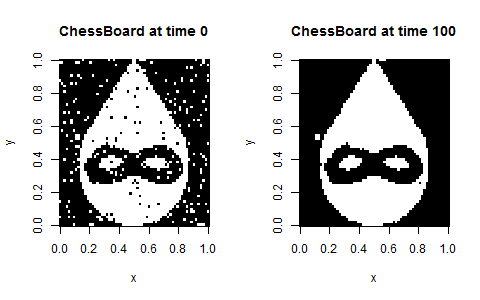

The script that saved this image:
rm(list=ls())
library(png)
file = readPNG("d.png")
pr=pixmapGrey(file,nrow=256/4,ncol=256/4,bbox=NULL, bbcent=FALSE, cellres=2)
nx=256/4;ny=256/4; ntot = nx* ny
chess=matrix(nr=nx,nc=ny,data=pr@grey)
chess=ifelse(chess>.9,1,0)
chess = t(chess)
noisy.chess=chess+rnorm(ntot,0,0.3)

image(seq(0,nx,l=nx),seq(0,ny,l=ny),chess,
      main="Chain at time 0",
      xlab="x",ylab="y",
      col=c(0,1))
#settings
beta=1
niter=100

#function neighbours
neighbours <- function(x,i,j){
  #Clockwise ordering. if 8 we start in north pixel.
  nx=length(x[,1]); ny=length(x[1,])
  if(i==1 && j==1) nbrs=c(x[1,2],x[2,2],x[2,1]) #left-down
  if(i==1 && j==ny) nbrs=c(x[2,ny],x[2,ny-1],x[1,ny-1])#left-up
  if(i==1 && j!=1 && j!=ny) nbrs=c(x[1,j+1],x[2,j+1]
                                   ,x[2,j],x[2,j-1],x[1,j-1]) #left border
  
  if(i==nx && j==1) nbrs=c(x[nx-1,1],x[nx-1,2],x[nx,2])#right-down
  if(i==nx && j==ny) nbrs=c(x[nx,ny-1],x[nx-1,ny-1],
                            x[nx-1,ny])#right-up
  if(i==nx && j!=1 && j!=ny) nbrs=c(x[nx,j-1],x[nx-1,j-1]
                                    ,x[nx-1,j],x[nx-1,j+1],x[nx,j+1])#right border
  
  if(j==1 && i!=1 && i!=nx) nbrs=c(x[i-1,1],x[i-1,2]
                                   ,x[i,2],x[i+1,2],x[i+1,1]) #down border
  
  if(j==ny && i!=1 && i!=nx) nbrs=c(x[i+1,ny],x[i+1,ny-1]
                                    ,x[i,ny-1],x[i-1,ny-1],x[i-1,ny]) #up border
  #inner point 8 neigbhours first is north and then clockwise
  if(i!=1 && i!=nx && j!=1 && j!=ny) nbrs=c(x[i,j+1],x[i+1,j+1]
                                            ,x[i+1,j],x[i+1,j-1],x[i,j-1],x[i-1,j-1],x[i-1,j],x[i-1,j+1])
  
  return(nbrs)  
}


#function Potts, normalised?!?!
prior <- function(x,i,j,beta){
  xneig=neighbours(x,i,j)
  nneig=length(xneig)
  match=0
  for(k in 1:nneig){match <-ifelse(xneig[k]==x[i,j],match+1,match)}
  c=(exp(beta*match)+exp(beta*(nneig-match)))
  sol=exp(beta*match)/c
  return(sol)
}


#sigma=0.5 # I just did that
x0 <- x <-noisy.chess
#we need a binary image to operate with prior. Lets do that
for(i in 1:nx){
  for(j in 1:ny){
    x[i,j] <- ifelse(x[i,j]>0.5,1,0)  
  }
}
var = (sd(x))^2
sigma = 0.5
#initializing things for the bucle
#z=matrix(nr=nx,nc=ny,)
mass=rep(0,niter)
mass[1]=sum(x)/ntot;
y=matrix(nx,ny,data=NA)
for(t in 2:niter){
  for(i in 1:nx){
    for(j in 1:ny){
      #we operate in each pixel every iteration
      #first we choose a candidate 1 or 0 with p=0.5
      #xcand=rbinom(1,1,prob=0.5) # This is a symetric proposal?
      # can we say q(xcand)/q(x[i,j])=1?
      xcand=1-x[i,j]
      clone=x;clone[i,j]=xcand
      #we target the posterior p(x|y) \prop p(y|x) p(x) 
      #p(x)=prior encoded up
      #p(y|X=x)=Thats N(x,sigma)
      
      #compute the ratio R=f(xcand)*q(x)/f(x)*q(xcand)
      R=(prior(clone,i,j,beta) * dnorm(x,xcand,sigma))/(prior(x,i,j,beta)* dnorm(x,x[i,j],sigma))
      #R=prior(clone,i,j,beta)/prior(x,i,j,beta)
      #R=R*dnorm(xcand,x[i,j],var)/dnorm(x[i,j],xcand,var)
      #the probability p
      p=min(1,R)
      # toss an unfair coin to decide if candidate is accepted
      accept <- rbinom(n=1,size=1,prob=p)
      y[i,j] <- ifelse(accept==1, xcand, x[i,j])      
      
    }
    
  }
  #all the pixels have change this iteration, we put y on x
  x=y
  mass[t]=sum(x)/ntot # total mass of black points
  #if(t %% 100 == 0) {z[,,cont]=y;cont=con
  #Evolutionplot
  if(t %% (niter/10) ==0){ #time to see the changes
  #if(t =1:10){  
  par(mfrow=c(1,2))     
    image(seq(0,1,l=nx),seq(0,1,l=ny),x0,
          main="ChessBoard at time 0",
          xlab="x",ylab="y",
          col=c("white","black"))
    
    image(seq(0,1,l=nx),seq(0,1,l=ny),x,
          main=paste("ChessBoard at time ",t),
          xlab="x",ylab="y", 
          col=c("white","black"))  
    #  cat ("Press [enter] to continue")
    #  line <- readline()       
  }
}

png("denoising_dew.png",height=300)
par(mfrow=c(1,2))
image(seq(0,1,l=nx),seq(0,1,l=ny),x0,
      main="ChessBoard at time 0",
      xlab="x",ylab="y",
      col=c("white","black"))
image(seq(0,1,l=nx),seq(0,1,l=ny),x,
      main=paste("ChessBoard at time",niter),
      xlab="x",ylab="y",
      col=c("white","black"))
dev.off()

png("mass_dew.png")
plot(seq(1,niter,1),c(0,rep(1,niter-1)),type='n',
     main='mass of blacks (ones)', xlab='iter',ylab='mass')
lines(seq(1,niter,1),mass,type='l')
dev.off()